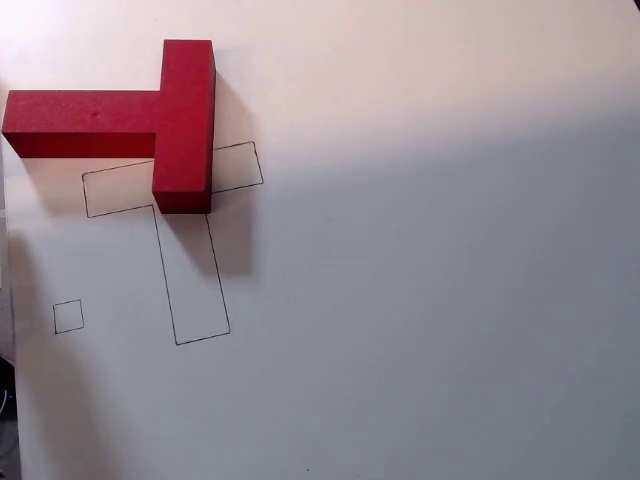
#> input picture scripts/assets/pusht_widowx_cam1_ref.jpg, 640 x 480 px
$ python align_pusht_camera.py
#> lines starting #> are read from the running program, lines starting #| are printed output that depends on the picture; after the words box and inside, x2 and y2 are one past the last pixel; in counts of white or black regions, pixels touching at a corner belong together
#!/usr/bin/env python3
"""Live camera-alignment helper for the Push-T fixed scene cameras.

Overlays the live camera stream on top of a reference frame from the training
data, so you can physically nudge the camera until the live view matches what
seed_00XX was trained on. Misalignment here is the #1 silent cause of a policy
that "trained fine but does nothing sensible on the robot".

By default only the blue Logitech (``images1`` / ``/blue/image_raw``) is
aligned -- that is the stream every checkpoint trained on. With ``--both`` the
excluded D435 (``images0`` / ``/D435/color/image_raw``) is aligned too, shown
side by side; this needs the realsense enabled in bridge_data_robot (see
"Enabling the D435" below).

Requires the robot server up:  docker compose exec robonet bash -lic "widowx_env_service --server"

    python scripts/align_pusht_camera.py            # blue only, localhost
    python scripts/align_pusht_camera.py --both     # blue + D435
    python scripts/align_pusht_camera.py --ip 10.0.0.5

Keys (in the OpenCV window):
    b   blend view  (alpha slider)
    e   edge view   (reference Canny edges drawn over the live frame)
    d   diff view   (abs difference; dark = aligned)
    l   live only   /   r   reference only
    [ ] decrease / increase blend alpha
    s   save current composite to --out
    q / ESC  quit

The edge view ('e') is usually the most useful: align live features
(table borders, target outline) to the green reference edges.

Enabling the D435 (for --both), in bridge_data_robot:
    widowx_envs/widowx_controller/launch/widowx_rs.launch
        realsense       default -> true
        camera1         default -> "D435"
        serial_no_camera1 -> the actual D435 serial
    widowx_envs/scripts/run.sh
        realsense:=true (both the camera_string on L6 and the roslaunch L17)
    ./generate_usb_config.sh, then check usb_connector_chart.yml has a non-empty
    D435 entry alongside blue.
Then rebuild:  USB_CONNECTOR_CHART=$(pwd)/usb_connector_chart.yml docker compose up --build robonet
"""

from __future__ import annotations

import argparse
import time
from pathlib import Path

import numpy as np

ROOT = Path(__file__).resolve().parents[1]
# References = frames from the trained/deployed view of pusht_widowx_data.zip:
# episode 26, first frame (T at start position, drawn target outline and table
# corner marker clearly visible for alignment). Both cameras are taken from the
# same episode/frame, so they show the exact same physical instant.
#   camera 1 -> blue Logitech  (images1, the stream the policy consumes)
#   camera 0 -> realsense colour (images0)
# Regenerate with the same camera streams the dataset/policy uses so the live
# views match.
#
# Camera 1 is still referenced against the 2026-03 collection: it was aligned
# back to that exact viewpoint for the 2026-07 re-collection, so the old frame
# stays valid and every checkpoint's view is preserved.
#
# Camera 0 is NOT: the D435 was replaced by a D415 at a new pose, so the 2026-03
# images0 frame is meaningless as a target. Its reference is a frame from the
# 2026-07 collection instead -- whatever pose the D415 was frozen at. Recreate it
# from the first frame of any accepted episode:
#
#   cp ~/widowx_data/<prefix>/<timestamp>/raw/traj_group0/traj0/images0/im_0.jpg \
#      scripts/assets/pusht_widowx_cam0_ref_2026-07.jpg
#
# Override either with --reference / --reference-d435 to check against a
# different episode without touching the assets.
DEFAULT_REF_BLUE = ROOT / "scripts" / "assets" / "pusht_widowx_cam1_ref.jpg"
DEFAULT_REF_D435 = ROOT / "scripts" / "assets" / "pusht_widowx_cam0_ref_2026-07.jpg"

BLUE_TOPIC = "/blue/image_raw"
D435_TOPIC = "/D435/color/image_raw"

# Same env init the deploy client uses. Single camera on the current rig:
# blue (Logitech) == full_image[0] == external_img.
DEPLOY_ENV_PARAMS = {
    "camera_topics": [
        {"name": BLUE_TOPIC},
    ],
    "gripper_attached": "custom",
    "skip_move_to_neutral": True,      # alignment: don't move the arm
    "move_to_rand_start_freq": -1,
    "fix_zangle": 0.1,
    "action_mode": "2trans",
    "adaptive_wait": True,
    "fixed_z_height": 0.02,
    "neutral_z_height": 0.02,
    "lock_z": True,
    "action_clipping": None,
}

# --both: same topic order the data was collected with (conf_clam_pusht.py),
# so full_image[0] == D435 == images0 and full_image[1] == blue == images1.
BOTH_ENV_PARAMS = {**DEPLOY_ENV_PARAMS,
                   "camera_topics": [{"name": D435_TOPIC},
                                     {"name": BLUE_TOPIC}]}


def parse_args() -> argparse.Namespace:
    p = argparse.ArgumentParser(description=__doc__,
                                formatter_class=argparse.RawDescriptionHelpFormatter)
    p.add_argument("--ip", default="localhost")
    p.add_argument("--port", type=int, default=5556)
    p.add_argument("--both", action="store_true",
                   help="align both cameras side by side: blue (images1) and D435 (images0)")
    p.add_argument("--reference", type=Path, default=DEFAULT_REF_BLUE,
                   help="reference frame for the blue camera (images1)")
    p.add_argument("--reference-d435", "--reference-cam0", dest="reference_d435",
                   type=Path, default=DEFAULT_REF_D435,
                   help="reference frame for camera 0 / the realsense (images0); "
                        "--both only. Defaults to the 2026-07 D415 pose, not the "
                        "retired D435 one")
    p.add_argument("--alpha", type=float, default=0.5,
                   help="initial blend weight of the live frame (0..1)")
    p.add_argument("--out", type=Path, default=ROOT / "camera_align.png")
    p.add_argument("--no-init", action="store_true",
                   help="skip client.init (use if the env is already initialized)")
    p.add_argument("--obs-key", default="auto",
                   choices=["auto", "external_img", "over_shoulder_img"],
                   help="which get_observation() field holds the blue frame "
                        "(single-camera mode only; --both resolves both keys itself)")
    return p.parse_args()


def pick_blue_frame(obs: dict, obs_key: str):
    """over_shoulder_img if present (dual-cam) else external_img (single-cam)."""
    if obs_key == "auto":
        return obs.get("over_shoulder_img") if obs.get("over_shoulder_img") is not None \
            else obs.get("external_img")
    return obs.get(obs_key)


class Pane:
    """One camera: its reference frame, precomputed edges, and live extraction."""

    def __init__(self, name: str, ref_path: Path, obs_getter):
#> called with name = 'blue (images1)'
        import cv2

        if not ref_path.is_file():
            raise FileNotFoundError(f"reference frame not found: {ref_path}")
        self.name = name
        self.ref_bgr = cv2.imread(str(ref_path), cv2.IMREAD_COLOR)
#> self.ref_bgr is the input picture: shape (480, 640, 3); mean B, G, R 144.5, 137.2, 148.8
        if self.ref_bgr is None:
            raise ValueError(f"could not decode reference frame: {ref_path}")
        self.h, self.w = self.ref_bgr.shape[:2]
#> self.h = 480; self.w = 640
        self.ref_edges = cv2.Canny(cv2.cvtColor(self.ref_bgr, cv2.COLOR_BGR2GRAY), 60, 160)
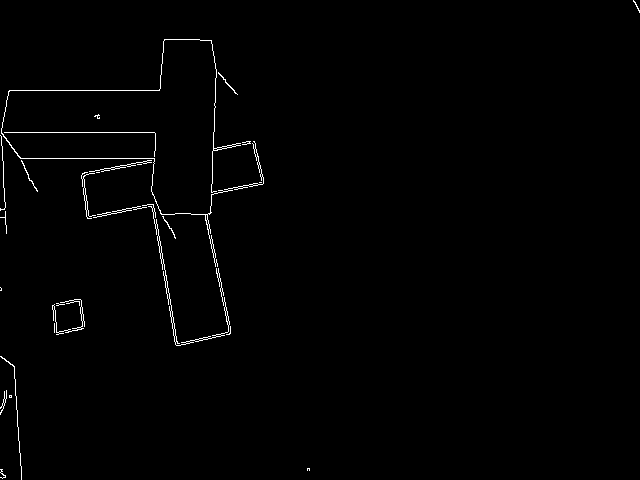
#> self.ref_edges: shape (480, 640); 0.92% white in thin lines or dots
        self.obs_getter = obs_getter
        print(f"Reference [{name}]: {ref_path}  ({self.w}x{self.h})")
#| Reference [blue (images1)]: scripts/assets/pusht_widowx_cam1_ref.jpg  (640x480)

    def live(self, obs):
        import cv2

        frame = None if obs is None else self.obs_getter(obs)
        if frame is None:
            return None
        if frame.shape[:2] != (self.h, self.w):
            frame = cv2.resize(frame, (self.w, self.h), interpolation=cv2.INTER_AREA)
        return frame

    def compose(self, live, mode: str, alpha: float):
        import cv2

        if mode == "l":
            comp = live.copy()
        elif mode == "r":
            comp = self.ref_bgr.copy()
        elif mode == "d":
            comp = cv2.absdiff(live, self.ref_bgr)
        elif mode == "e":
            comp = live.copy()
            comp[self.ref_edges > 0] = (0, 255, 0)          # green reference edges
        else:  # blend
            comp = cv2.addWeighted(live, alpha, self.ref_bgr, 1.0 - alpha, 0.0)

        label = {"l": "LIVE", "r": "REFERENCE", "d": "DIFF (dark=aligned)",
                 "e": "EDGES (match to green)",
                 "b": f"BLEND live={alpha:.2f}"}[mode]
        cv2.putText(comp, f"{self.name}: {label}", (8, 22), cv2.FONT_HERSHEY_SIMPLEX,
                    0.6, (0, 0, 255), 2, cv2.LINE_AA)
        return comp


def build_panes(args) -> tuple[list[Pane], dict]:
    """Panes (left to right) plus the env params to init the robot with."""
    if not args.both:
        pane = Pane("blue (images1)", args.reference,
                    lambda obs: pick_blue_frame(obs, args.obs_key))
        return [pane], DEPLOY_ENV_PARAMS
    # camera_topics order in BOTH_ENV_PARAMS decides the mapping:
    #   full_image[0] -> external_img      -> D435
    #   full_image[1] -> over_shoulder_img -> blue
    blue = Pane("blue (images1)", args.reference,
                lambda obs: obs.get("over_shoulder_img"))
    d435 = Pane("D435 (images0)", args.reference_d435,
                lambda obs: obs.get("external_img"))
    return [blue, d435], BOTH_ENV_PARAMS


def main() -> int:
    import cv2

    args = parse_args()
    panes, env_params = build_panes(args)

    from widowx_envs.widowx_env_service import WidowXClient

#> (the run stopped early here; a loop or call above may not have finished)

$ run again, with scripts/assets/pusht_widowx_cam0_ref.jpg copied over scripts/assets/pusht_widowx_cam1_ref.jpg
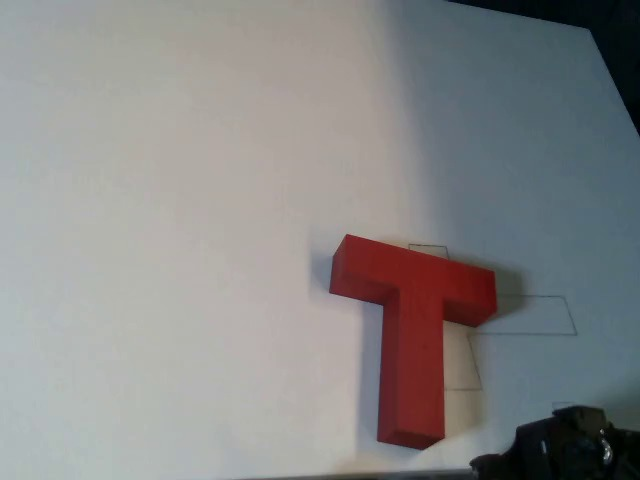
#> input picture scripts/assets/pusht_widowx_cam0_ref.jpg, 640 x 480 px
#> in __init__, self.ref_bgr is the input picture: shape (480, 640, 3); mean B, G, R 135.2, 135.5, 135.6
#> in __init__, `self.ref_edges = cv2.Canny(cv2.cvtColor(self.ref_bgr, cv2.COLOR_BGR2GR..`:
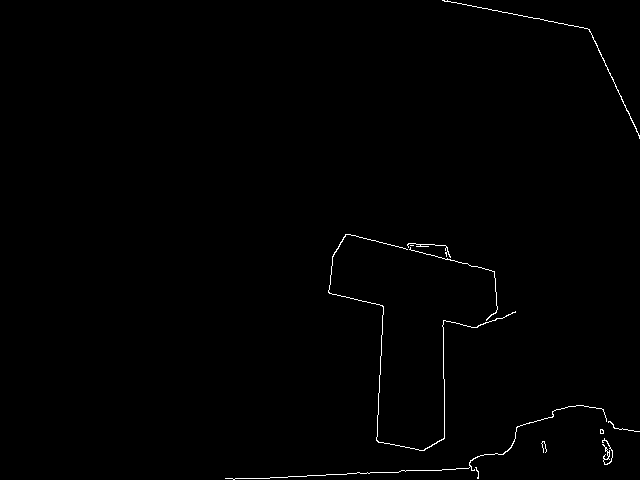
#> self.ref_edges: shape (480, 640); 0.58% white in thin lines or dots, all inside (x1, y1, x2, y2) = (225, 0, 640, 480)
#| Reference [blue (images1)]: scripts/assets/pusht_widowx_cam1_ref.jpg  (640x480)
